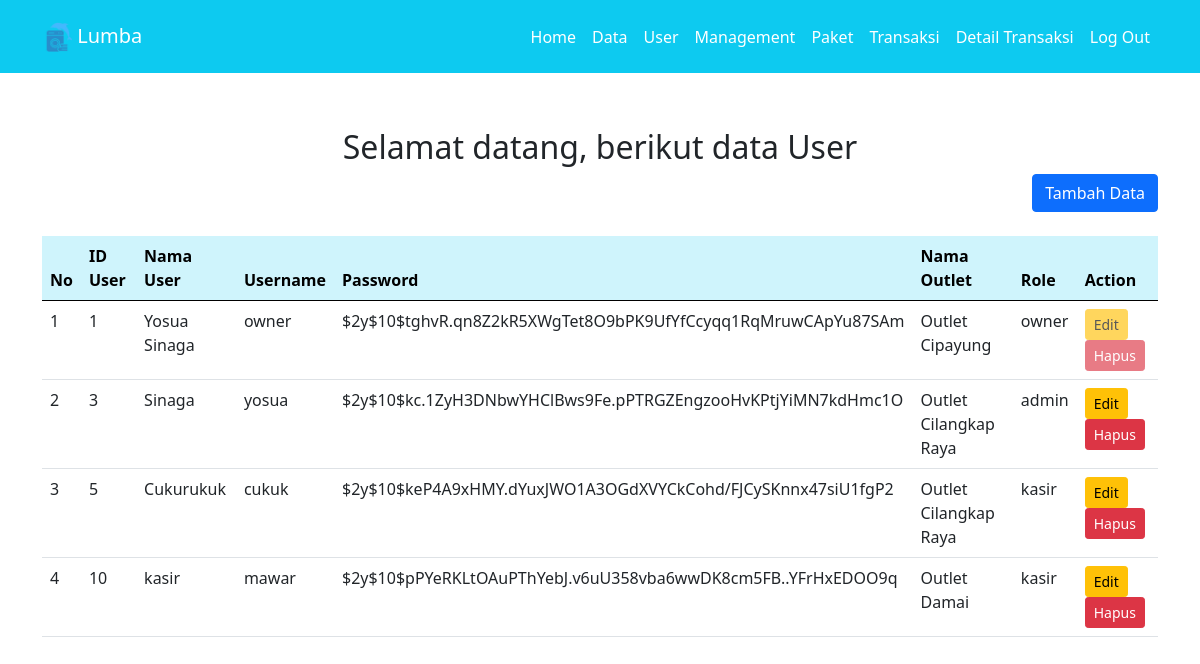
Screenshot of /admin/user.php (signed in) with the database file from the repository.
### tables this page shows
CREATE TABLE `users` (
  `id_user` int NOT NULL,
  `nama_user` varchar(100) DEFAULT NULL,
  `username` varchar(32) DEFAULT NULL,
  `password` varchar(150) DEFAULT NULL,
  `outlet_id` int DEFAULT NULL,
  `role` enum('admin','kasir','owner') DEFAULT NULL
);

CREATE TABLE `outlet` (
  `id_outlet` int NOT NULL,
  `nama_outlet` varchar(100) DEFAULT NULL,
  `alamat_outlet` text,
  `telp_outlet` varchar(15) DEFAULT NULL
);

### admin/user.php (the view, shortened to what this page needs)
<?php
include 'koneksi.php';
include 'nav.php';
?>
<div class="container mt-5 content-container">
    <h2 class="text-center">Selamat datang, berikut data User</h2>
    <div class="d-flex justify-content-end mb-3">
        <button type="button" class="btn btn-primary" data-bs-toggle="modal" data-bs-target="#tambahDataModal">
            Tambah Data
        </button>
    </div>
    <table class="table mt-4">
        <thead class="table-info">
            <tr>
                <th scope="col">No</th>
                <th scope="col">ID User</th>
                <th scope="col">Nama User</th>
                <th scope="col">Username</th>
                <th scope="col">Password</th>
                <th scope="col">Nama Outlet</th>
                <th scope="col">Role</th>
                <th scope="col">Action</th>
            </tr>
        </thead>
        <tbody>
            <?php
            $no = 1;
            $hasil = $koneksi->query("SELECT users.*, outlet.nama_outlet FROM users
            JOIN outlet ON users.outlet_id = outlet.id_outlet");
            while ($row = $hasil->fetch_assoc()) {
            ?>
                <tr>
                    <td><?= $no++; ?></td>
                    <td><?= $row['id_user']; ?></td>
                    <td><?= $row['nama_user']; ?></td>
                    <td><?= $row['username']; ?></td>
                    <td><?= $row['password']; ?></td>
                    <td><?= $row['nama_outlet']; ?></td>
                    <td><?= $row['role']; ?></td>
                    <td>
                        <button type="button" class="btn btn-warning btn-sm" data-bs-toggle="modal"
                        data-bs-target="#editModal<?= $row['id_user']; ?>" <?= ($row['id_user'] == 1) ? 'disabled' : ''; ?>>
                            Edit
                        </button>
                    </div>
                    <button type="button" class="btn btn-danger btn-sm" data-bs-toggle="modal"
                    data-bs-target="#hapusModal<?= $row['id_user']; ?>" <?= ($row['id_user'] == 1) ? 'disabled' : ''; ?>>
                        Hapus
                    </button>
                </td>
            </tr>
        <?php
        }
        ?>
</body>

### admin/nav.php (style rules this page uses)
.content-container { padding-top: 80px; }

### rows the page displays
users: id_user "1", nama_user "Yosua Sinaga", username "owner", password "$2y$10$tghvR.qn8Z2kR5XWgTet8O9bPK9UfYfCcyqq1RqMruwCApYu87SAm", outlet.nama_outlet "Outlet Cipayung", role "owner"
users: id_user "3", nama_user "Sinaga", username "yosua", password "$2y$10$kc.1ZyH3DNbwYHClBws9Fe.pPTRGZEngzooHvKPtjYiMN7kdHmc1O", outlet.nama_outlet "Outlet Cilangkap Raya", role "admin"
users: id_user "5", nama_user "Cukurukuk", username "cukuk", password "$2y$10$keP4A9xHMY.dYuxJWO1A3OGdXVYCkCohd/FJCySKnnx47siU1fgP2", outlet.nama_outlet "Outlet Cilangkap Raya", role "kasir"
users: id_user "10", nama_user "kasir", username "mawar", password "$2y$10$pPYeRKLtOAuPThYebJ.v6uU358vba6wwDK8cm5FB..YFrHxEDOO9q", outlet.nama_outlet "Outlet Damai", role "kasir"
